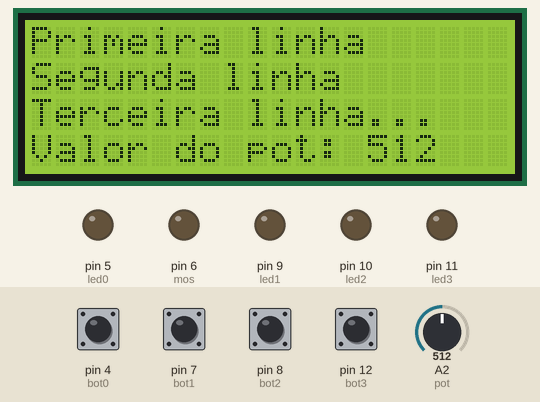
The sketch below on a simulated Arduino Uno, built with avr-gcc and run on an emulated ATmega328P. On the bench: 20×4 character LCD, output pins drawn as LEDs (lit = HIGH). The inputs (shaded band) are chosen by the test bench; at power-on: pin 4 (bot0), pin 7 (bot1), pin 8 (bot2), pin 12 (bot3) LOW, A2 (pot) = 512.

Above: at 1.2 s.
1.3 s: A2 (pot) set to 1023
At 1.31 s:
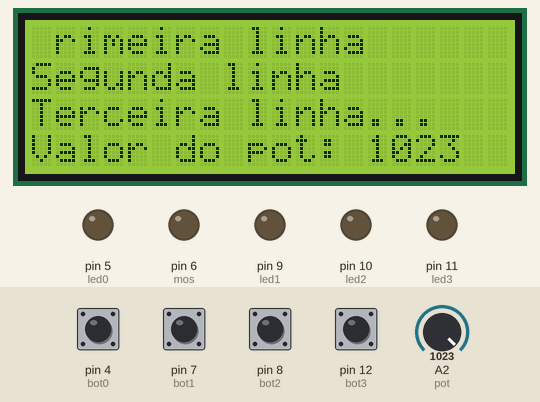
2.8 s: pin 4 (bot0) pulled HIGH for 0.15 s
At 2.88 s:
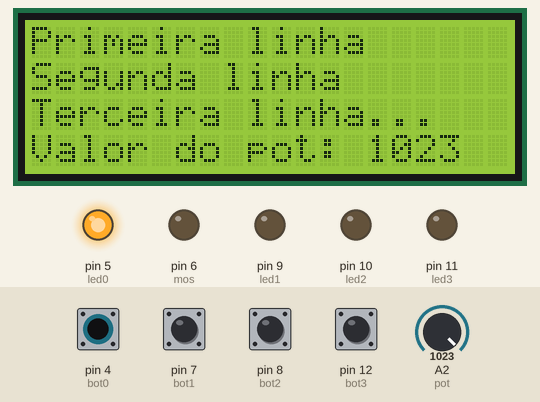
4.4 s: pin 7 (bot1) pulled HIGH for 0.15 s
At 4.49 s:
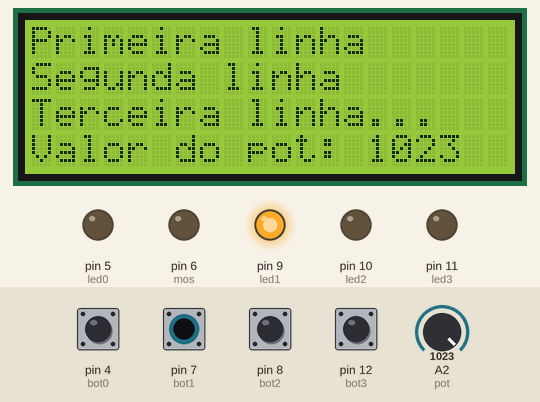
6.0 s: pin 8 (bot2) pulled HIGH for 0.15 s
At 6.1 s:
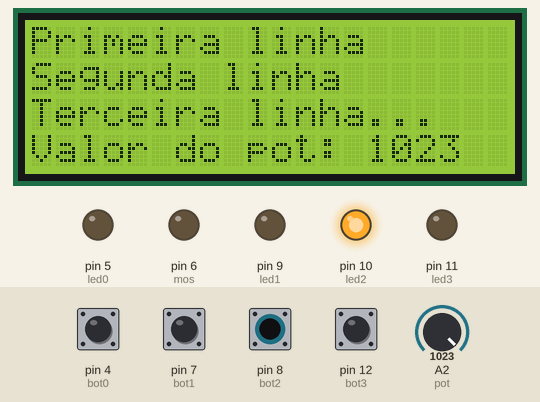
7.6 s: pin 12 (bot3) pulled HIGH for 0.15 s
At 7.68 s:
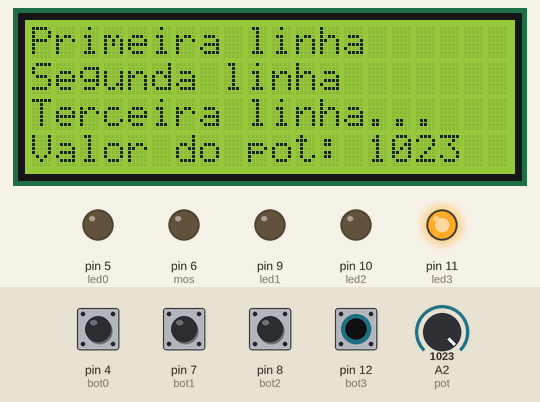
9.2 s: A2 (pot) set to 900
At 10.5 s:
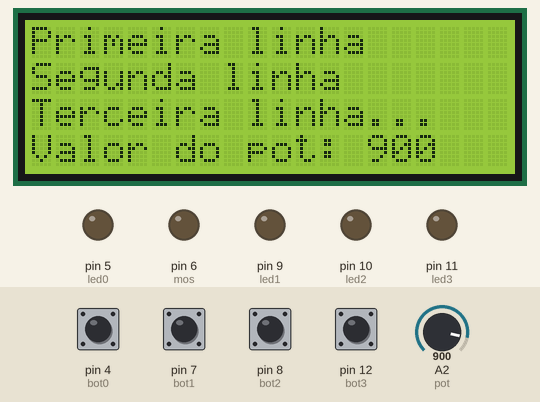
Timing chart, 0 to 11.7 s (numbered marks = the images above; inputs shaded):
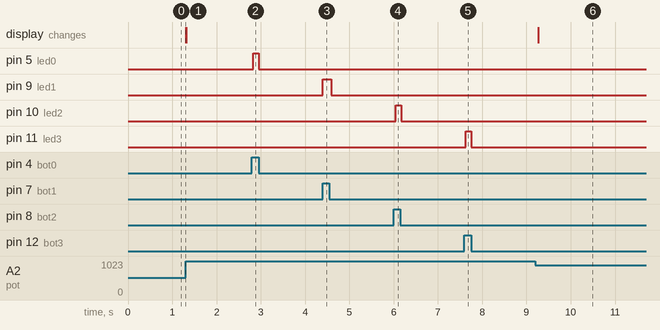

The sketch:

Teste_Botoes_LCD_POT_MOSFET.ino
```cpp
#include "LiquidCrystal_I2C.h" // Added library*
#include <EEPROM.h>

#define io2 A0
#define hbridgedir A1
#define pot A2
#define asensor A3
//#define SDA A4
//#define SCL A5
#define io0 0
#define io1 1
#define dsenstrig 2
#define hbridgepwm 3
#define bot0 4
#define led0 5
#define mos 6
#define bot1 7
#define bot2 8
#define led1 9
#define led2 10
#define led3 11
#define bot3 12
#define dsensecho 13

LiquidCrystal_I2C lcd(0x27,2,1,0,4,5,6,7);

void setup() {
  pinMode(bot0, INPUT);
  pinMode(bot1, INPUT);
  pinMode(bot2, INPUT);
  pinMode(bot3, INPUT);
  pinMode(pot, INPUT);
  pinMode(led0, OUTPUT);
  pinMode(led1, OUTPUT);
  pinMode(led2, OUTPUT);
  pinMode(led3, OUTPUT);
  pinMode(mos, OUTPUT);

// INICIALIZAÇÃO DO LCD 20x4

  lcd.begin (20,4);
  lcd.setBacklightPin(3,POSITIVE);
  lcd.setBacklight(HIGH);

// CONFIGURA A REFERÊNCIA DO ADC COMO EXTERNA

//  analogReference(EXTERNAL);

  }

void loop() {

  escreverlcd();
  testebotoes();
  testemos();
  }

void testebotoes(){

  digitalWrite(led0, digitalRead(bot0));
  digitalWrite(led1, digitalRead(bot1));
  digitalWrite(led2, digitalRead(bot2));
  digitalWrite(led3, digitalRead(bot3));

  }

void escreverlcd() {
  lcd.setCursor(0,0);
  lcd.print("Primeira linha");
  lcd.setCursor(0,1);
  lcd.print("Segunda linha");
  lcd.setCursor(0,2);
  lcd.print("Terceira linha...");
  lcd.setCursor(0,3);
  lcd.print("Valor do pot: ");
  lcd.print(analogRead(pot));
  lcd.print("   ");
  }

void testemos(){
  if (digitalRead(bot0) && digitalRead(bot3)){
    analogWrite(mos, analogRead(pot)/4);
    }
  if (digitalRead(bot1) && digitalRead(bot2)){
    analogWrite(mos, 0);
    }
  }
```

Measured:
- after the input at 1.3 s, the display: changes at once (image 1)
- after the input at 2.8 s, pin 5 (led0): LOW → HIGH at once, → LOW 0.13 s later
- after the input at 4.4 s, pin 9 (led1): LOW → HIGH at once, → LOW 0.19 s later
- after the input at 6.0 s, pin 10 (led2): LOW → HIGH after 0.05 s, → LOW 0.13 s later
- after the input at 7.6 s, pin 11 (led3): LOW → HIGH at once, → LOW 0.13 s later
- after the input at 9.2 s, the display: changes after 0.06 s (image 6)
